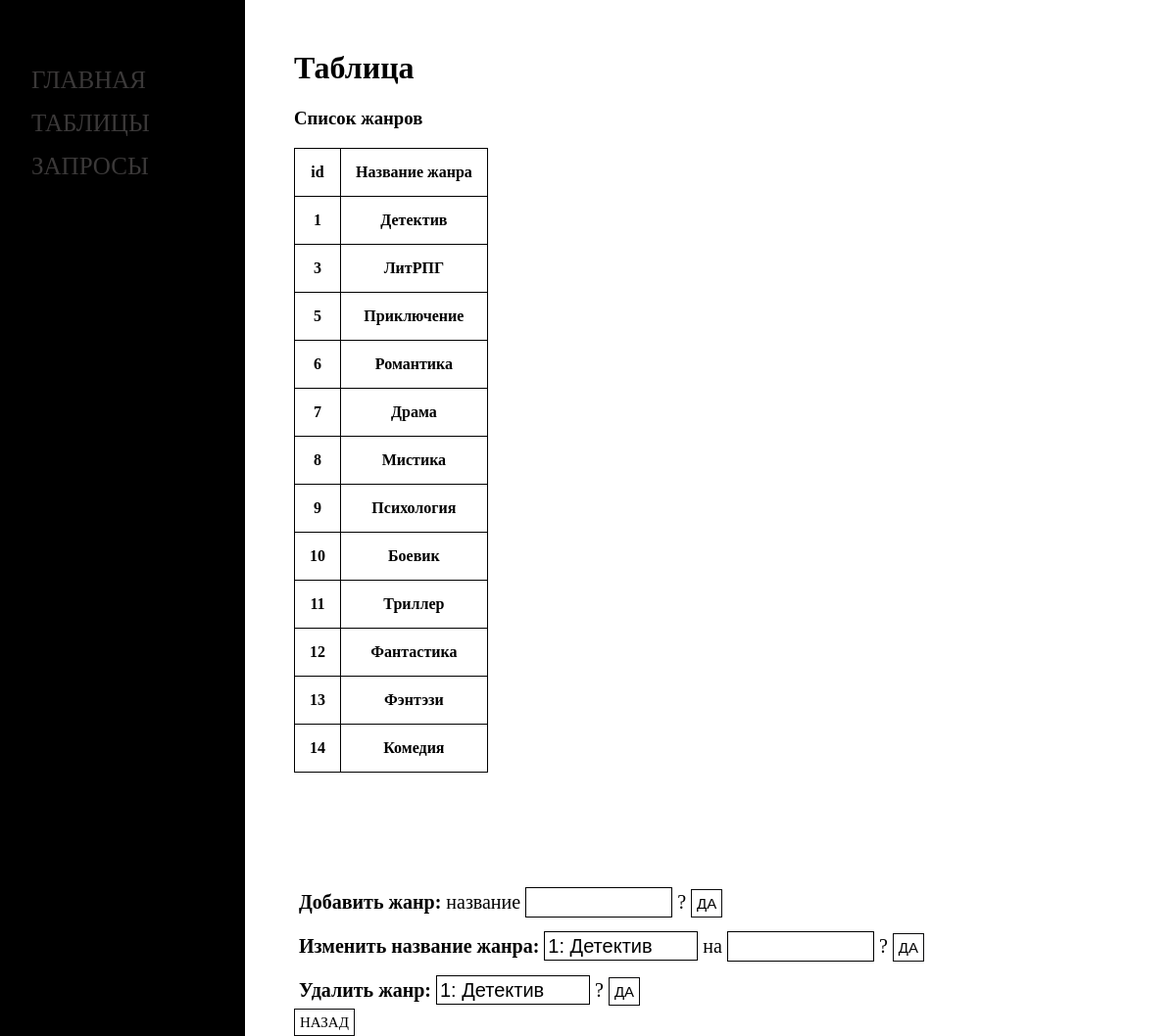
The app's page /php/genre_table.php with its own data.
### tables this page shows
CREATE TABLE IF NOT EXISTS genre (
    id INT AUTO_INCREMENT PRIMARY KEY,
    title VARCHAR(80) NOT NULL
);

### php/genre_table.php (the view, shortened to what this page needs)
<?
$buffer = ob_get_contents();
$title = "Список жанров";
$buffer = preg_replace('/(<title>)(.*?)(<\/title>)/i', '$1' . $title . '$3', $buffer);
echo $buffer;
?>
    <h1>Таблица</h1>
    <h3>Список жанров</h3>
    <table>
        <tr>
            <th>id</th>
            <th>Название жанра</th>
        </tr>
        <?
        $db = Utils::getPDO();
        foreach ($db->query("SELECT id, title FROM genre;") as $row) {
            echo "<tr>
            <th>{$row['id']}</th>
            <th>{$row['title']}</th>
            </tr>";
        }
        ?>
    </table>
    <div class="operations">
        <form action="handler.php" class="operation" method="post">
            <span>
                <b>Добавить жанр: </b>
            название
                <input type="text" name="genre_title" required>
            ?
                <input type="submit" value="Да">
        </span>
        </form>
        <form action="handler.php" class="operation" method="post">
            <span>
                <b>Изменить название жанра:</b>
                    <select name="id_genre_selector" required>
                    <?
                    $db = Utils::getPDO();
                    foreach ($db->query("SELECT id, title FROM genre;") as $row) {
                        echo "<option value='{$row['id']}'>{$row['id']}: {$row['title']}</option>";
                    }
                    ?>
                    </select>
                на
                    <input type="text" name="new_genre_title" required>
                ?
                    <input type="submit" value="Да">
            </span>
        </form>
        <form action="handler.php" class="operation" method="post">
            <span>
                <b>Удалить жанр:</b>
            <select name="id_genre_selector" required>
                <?
                $db = Utils::getPDO();
                foreach ($db->query("SELECT id, title FROM genre;") as $row) {
                    echo "<option value='{$row['id']}'>{$row['id']}: {$row['title']}</option>";
                }
                ?>
            </select>
             ?
            <input type="submit" value="Да">
            </span>
        </form>
    </div>
    <a href="tables_index.php" class="back_button"> Назад</a>

### php/css/style.css (style rules this page uses)
table, th, td { border: 1px solid black; border-collapse: collapse; }
th { padding: 15px; }
table { margin-bottom: 7rem; }
.sidenav { height: 100%; width: 250px; position: fixed; z-index: 1; top: 0; left: 0; background-color: #000000; display: block; padding-top: 60px; }
.sidenav a { padding: 8px 8px 8px 32px; text-decoration: none; font-size: 25px; color: #3b3939; display: block; transition: 0.3s; text-transform: uppercase; }
.content { padding-left: 300px; padding-top: 30px; background-color: #ffffff; height: 100%; }
.operations { font-size: 20px; }
.operations > form { margin: 5px; }
.operations span { line-height: 2; }
.operation { margin: 20px 0; }
.operation input, select, input[type ="number"] { -webkit-appearance: none; border: 1px solid black; font-size: inherit; }
.operation input[type='text'], input[type='email'], input[type='password'], input[type='date'], input[type='number'], textarea, select { padding: 3px; color: inherit; background-color: #ffffff; }
input[type="text"] { width: 150px; }
.back_button, input[type="submit"] { padding: 5px; text-decoration: none; color: inherit; font-size: 15px; text-transform: uppercase; border: 1px solid rgb(11, 11, 12); background-color: inherit; }
body { margin: 0; padding: 0; }

### records on screen
genre: id "1", title "Детектив"
genre: id "3", title "ЛитРПГ"
genre: id "5", title "Приключение"
genre: id "6", title "Романтика"
genre: id "7", title "Драма"
genre: id "8", title "Мистика"
genre: id "9", title "Психология"
genre: id "10", title "Боевик"
genre: id "11", title "Триллер"
genre: id "12", title "Фантастика"
genre: id "13", title "Фэнтэзи"
genre: id "14", title "Комедия"

### other values on screen
form field id_genre_selector "1: Детектив"
